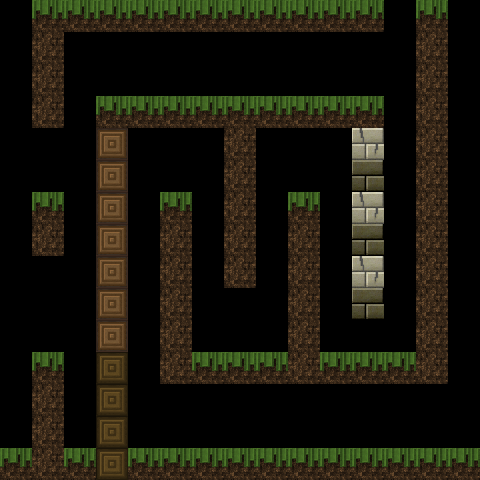

This game map was drawn from its Tiled (.tmx) file and the tilesets committed beside it. A one-line description and the full map source follow:
An orthogonal 15x15 tile map with 32x32 px tiles, 1 tile layer (Tile Layer 1).

<map version="1.0" tiledversion="1.1.5" orientation="orthogonal" renderorder="right-down" width="15" height="15" tilewidth="32" tileheight="32" infinite="0" nextobjectid="1">
 <tileset firstgid="1" source="tiles.tsx" />
 <layer name="Tile Layer 1" width="15" height="15">
  <data encoding="csv">
0,1,1,1,1,1,1,1,1,1,1,1,0,1,0,
0,2,0,0,0,0,0,0,0,0,0,0,0,2,0,
0,2,0,0,0,0,0,0,0,0,0,0,0,2,0,
0,2,0,1,1,1,1,1,1,1,1,1,0,2,0,
0,0,0,13,0,0,0,2,0,0,0,4,0,2,0,
0,0,0,13,0,0,0,2,0,0,0,52,0,2,0,
0,1,0,13,0,1,0,2,0,1,0,4,0,2,0,
0,2,0,13,0,2,0,2,0,2,0,52,0,2,0,
0,0,0,13,0,2,0,2,0,2,0,4,0,2,0,
0,0,0,13,0,2,0,0,0,2,0,52,0,2,0,
0,0,0,13,0,2,0,0,0,2,0,0,0,2,0,
0,1,0,12,0,2,1,1,1,2,1,1,1,2,0,
0,2,0,12,0,0,0,0,0,0,0,0,0,0,0,
0,2,0,12,0,0,0,0,0,0,0,0,0,0,0,
1,2,1,12,1,1,1,1,1,1,1,1,1,1,1
</data>
 </layer>
</map>
